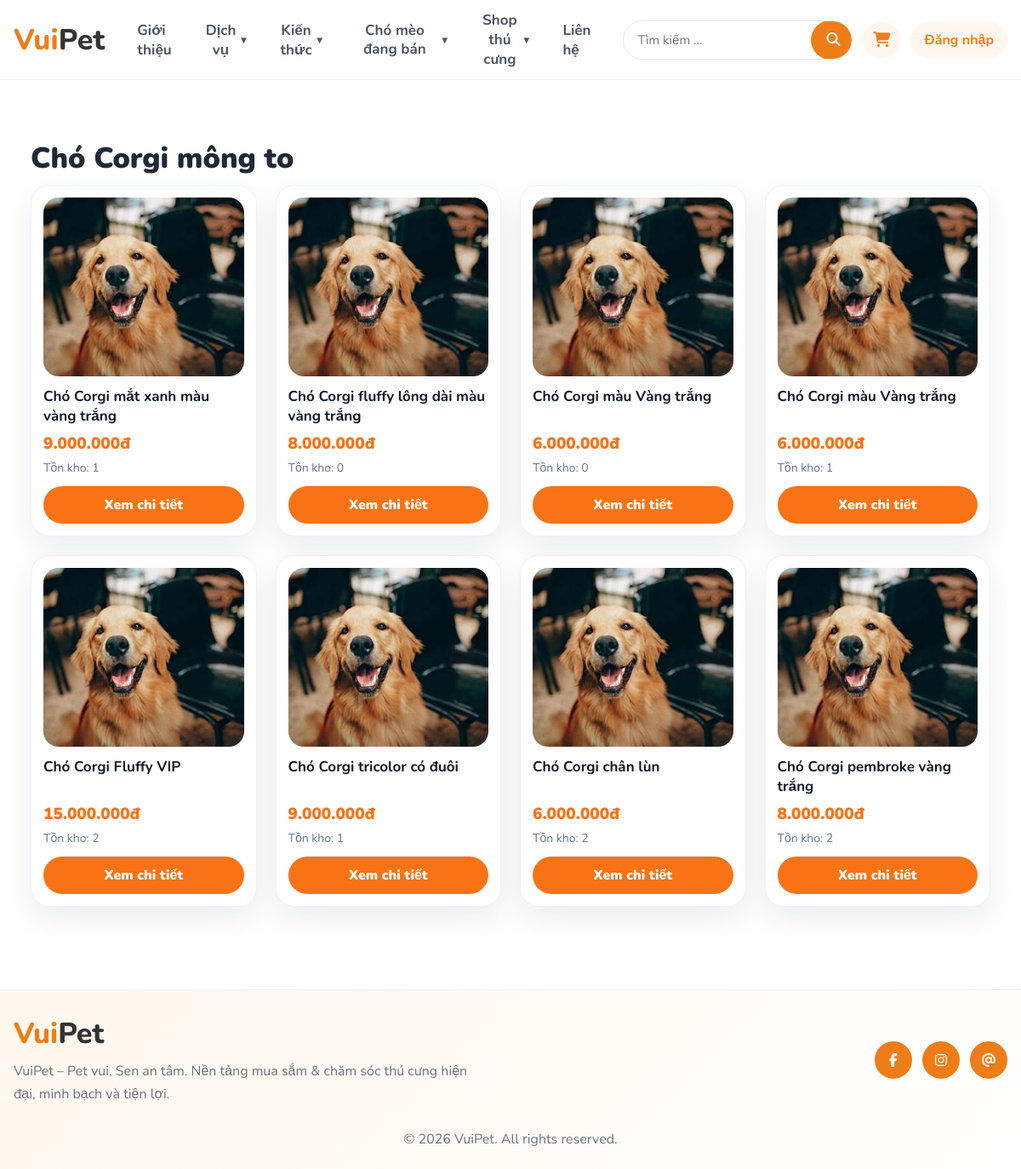
Screenshot of /trang_khach/cho_meo_dang_ban/cho_corgi.php with the database file from the repository.
### tables this page shows
CREATE TABLE `san_pham` (
  `id` int(11) NOT NULL,
  `id_danh_muc` int(11) NOT NULL,
  `id_nha_cung_cap` int(11) DEFAULT NULL,
  `ma_sku` varchar(50) NOT NULL,
  `ten_san_pham` varchar(200) NOT NULL,
  `gia_ban` int(11) NOT NULL DEFAULT 0,
  `gia_nhap` int(11) NOT NULL DEFAULT 0,
  `ton_kho` int(11) NOT NULL DEFAULT 0,
  `trang_thai` tinyint(4) NOT NULL DEFAULT 1,
  `hinh_anh` varchar(255) DEFAULT NULL,
  `mo_ta` text DEFAULT NULL,
  `ngay_tao` datetime NOT NULL DEFAULT current_timestamp(),
  `so_luong_ton` int(11) NOT NULL DEFAULT 0
);

### trang_khach/cho_meo_dang_ban/cho_corgi.php (called while the page is built)
<?php
include __DIR__ . "/../header.php";
$CATEGORY_ID = 15;
$PAGE_TITLE = "Chó Corgi mông to";
include __DIR__ . "/../_inc/list_sanpham.php";
include __DIR__ . "/../footer_banner.php";
?>

### trang_khach/_inc/list_sanpham.php (the view, shortened to what this page needs)
<?php
require_once __DIR__ . "/../../config/ket_noi_csdl.php";
$CATEGORY_ID = isset($CATEGORY_ID) ? (int)$CATEGORY_ID : 0;
$PAGE_TITLE = $PAGE_TITLE ?? "Sản phẩm";
$stmt = $conn->prepare("
  SELECT id, ten_san_pham, gia_ban, hinh_anh, mo_ta, ton_kho
  FROM san_pham
  WHERE id_danh_muc = ?
    AND trang_thai = 1
  ORDER BY id DESC
");
$stmt->bind_param("i", $CATEGORY_ID);
$stmt->execute();
$rs = $stmt->get_result();
function product_img_url($filename) {
  $filename = trim((string)$filename);
  return "/petshop/petshop/assets/uploads/products/" . rawurlencode($filename);
}
?>
<section class="productWrap">
  <h1 class="productTitle"><?= htmlspecialchars($PAGE_TITLE) ?></h1>
  <?php if ($rs->num_rows === 0): ?>
    <div class="emptyBox">
      Chưa có sản phẩm trong danh mục này. Vào Admin → Sản phẩm → chọn đúng danh mục rồi lưu.
    </div>
  <?php else: ?>
    <div class="productGrid">
      <?php while($sp = $rs->fetch_assoc()): ?>
        <div class="productCard">
          <img
            src="<?= htmlspecialchars(product_img_url($sp["hinh_anh"] ?? "")) ?>"
            alt="<?= htmlspecialchars($sp["ten_san_pham"]) ?>"
            onerror="this.src='/petshop/petshop/assets/uploads/products/no-image.jpg';">
          <h3><?= htmlspecialchars($sp["ten_san_pham"]) ?></h3>
          <div class="productPrice">
            <?= number_format((int)$sp["gia_ban"], 0, ",", ".") ?>đ
          </div>
          <div class="productStock">
            Tồn kho: <?= (int)$sp["ton_kho"] ?>
          </div>
          <a class="productBtn" href="/petshop/petshop/trang_khach/chi_tiet.php?id=<?= (int)$sp["id"] ?>">
            Xem chi tiết
          </a>
        </div>
      <?php endwhile; ?>
    </div>
  <?php endif; ?>
</section>

### assets/css/vuipet/flatsome.css (style rules this page uses)
html { font-family: sans-serif; -ms-text-size-adjust: 100%; -webkit-text-size-adjust: 100%; box-sizing: border-box; background-attachment: fixed; -webkit-tap-highlight-color: transparent; }
*, *:before, *:after { box-sizing: inherit; }
body { margin: 0; color: #777; font-family: "Nunito", sans-serif; scroll-behavior: smooth; -webkit-font-smoothing: antialiased; -moz-osx-font-smoothing: grayscale; }
article, aside, details, figcaption, figure, footer, header, main, nav, section { display: block; }
img { max-width: 100%; height: auto; display: inline-block; vertical-align: middle; border-style: none; }
a { background-color: transparent; text-decoration: none; color: inherit; }
.container, .row, .container-width, .full-width .ubermenu-nav, body { width: 100%; margin-left: auto; margin-right: auto; }
body { margin: 0; font-family: "Nunito", sans-serif; background: #fff; }
.productGrid { display: grid; grid-template-columns: repeat(3, 1fr); gap: 22px; }
.productCard { background: #fff; border: 1px solid #eee; border-radius: 22px; overflow: hidden; box-shadow: 0 12px 30px rgba(0,0,0,.04); }
.productCard img { width: 100%; height: 240px; object-fit: cover; display: block; }
* { box-sizing: border-box; }
body { margin: 0; font-family: "Nunito", Arial, sans-serif; background: #fff; color: #333; }
a { text-decoration: none; color: inherit; }
img { max-width: 100%; display: block; }

### trang_khach/_inc/list_sanpham.php (style rules this page uses)
.productWrap { max-width:1200px; margin:45px auto; padding:0 20px; }
.productTitle { font-size:34px; font-weight:900; color:#1f2937; margin-bottom:8px; }
.productGrid { display:grid; grid-template-columns:repeat(4,1fr); gap:22px; }
.productCard { background:white; border-radius:22px; padding:14px; box-shadow:0 14px 35px rgba(15,23,42,.08); border:1px solid #eef2f7; }
.productCard img { width:100%; height:210px; object-fit:cover; border-radius:18px; background:#f1f5f9; }
.productCard h3 { font-size:17px; margin:12px 0 8px; color:#111827; min-height:46px; }
.productPrice { color:#f97316; font-weight:900; font-size:19px; }
.productStock { color:#64748b; font-size:14px; margin-top:6px; }
.productBtn { display:block; margin-top:12px; text-align:center; padding:11px; border-radius:999px; background:#f97316; color:white; text-decoration:none; font-weight:900; }

### rows the page displays
san_pham: ten_san_pham "Chó Corgi mắt xanh màu vàng trắng", gia_ban "9.000.000", ton_kho "1"
san_pham: ten_san_pham "Chó Corgi fluffy lông dài màu vàng trắng", gia_ban "8.000.000", ton_kho "0"
san_pham: ten_san_pham "Chó Corgi màu Vàng trắng", gia_ban "6.000.000", ton_kho "0"
san_pham: ten_san_pham "Chó Corgi màu Vàng trắng", gia_ban "6.000.000", ton_kho "1"
san_pham: ten_san_pham "Chó Corgi Fluffy VIP", gia_ban "15.000.000", ton_kho "2"
san_pham: ten_san_pham "Chó Corgi tricolor có đuôi", gia_ban "9.000.000", ton_kho "1"
san_pham: ten_san_pham "Chó Corgi chân lùn", gia_ban "6.000.000", ton_kho "2"
san_pham: ten_san_pham "Chó Corgi pembroke vàng trắng", gia_ban "8.000.000", ton_kho "2"

### other values shown
$PAGE_TITLE "Chó Corgi mông to"
